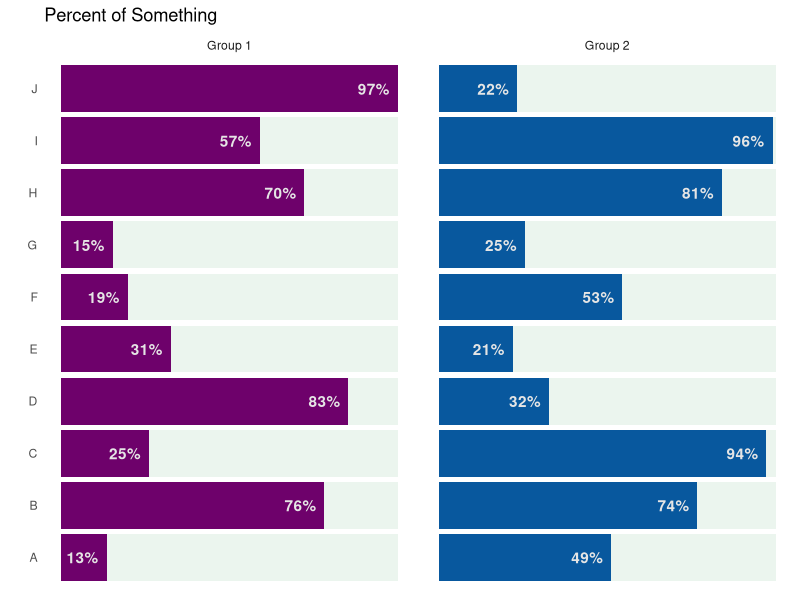

Generate this figure with R:
# making bar charts like the upshot using ggplot
# example: https://www.nytimes.com/2017/06/13/upshot/what-an-algorithm-reveals-about-life-on-chicagos-high-risk-list.html

# set up R
rm(list=ls())
library(data.table)
library(ggplot2)
library(RColorBrewer)

# set up fake data
data = data.table(group=rep(c('Group 1', 'Group 2'), each=10), category=rep(LETTERS[1:10],2), value=runif(20, 0, 100))
data[value>=1, lab:=paste0(round(value), '%')]
data[value<1, lab:=paste0(round(value,1), '%')]

# set up to graph
fillColors = c(brewer.pal(8, 'BuPu')[8], brewer.pal(8, 'GnBu')[8])

# graph
ggplot(data, aes(x=category, y=value, fill=group)) + 
	geom_bar(aes(y=rep(max(data$value), nrow(data))), stat='identity', fill='#EBF5EE') + 
	geom_bar(stat='identity') + 
	geom_text(data=data[value>=10], aes(label=lab), hjust=1.25, color='grey90', fontface='bold') + 
	geom_text(data=data[value<10], aes(label=lab), hjust=-.25, color='grey10') + 
	coord_flip() + 
	facet_wrap(~group, ncol=2) + 
	scale_fill_manual('', values=fillColors) + 
	labs(title='Percent of Something', y='', x='') +
	theme_minimal() + 
	theme(axis.title.x=element_blank(), axis.text.x=element_blank(), 
		axis.ticks.x=element_blank(), panel.grid = element_blank(), legend.position='none')
